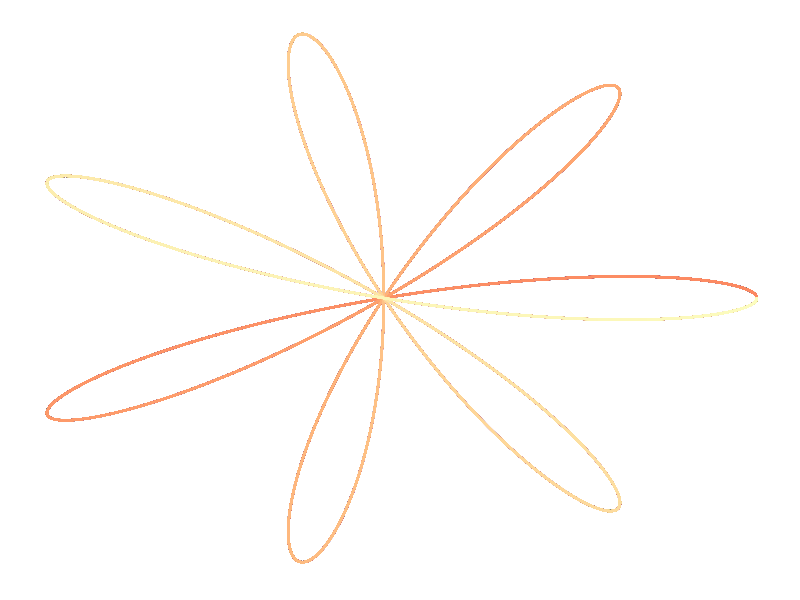
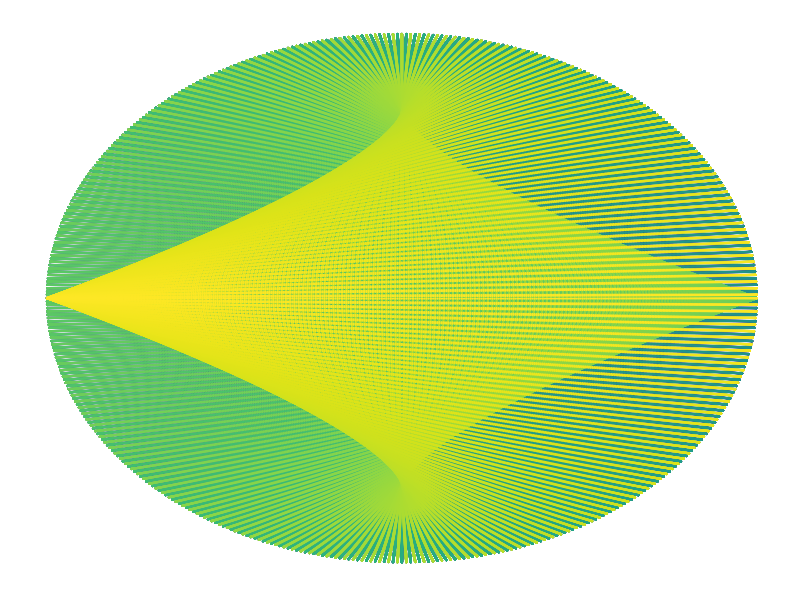

The R source for these figures, in order:
# http://mathworld.wolfram.com/Rose.html
# https://en.wikipedia.org/wiki/Rose_(mathematics)
library(viridis)
library(ggplot2)

custom_theme <- theme(legend.position  = "none",
            panel.background = element_rect(fill="white"),
            axis.ticks       = element_blank(),
            panel.grid       = element_blank(),
            axis.title       = element_blank(),
            axis.text        = element_blank())

params <- data.frame(n = c(7, 3/4, pi, sqrt(2), 500, 500), 
                     m = c(7, 3/4, pi, sqrt(2), 500, 250))
len <- 10e5
theta <- seq(-2*pi,2*pi, length=len)

for (i in range(1:nrow(params))) {
  n <- params[i, 1]
  m <- params[i, 2]
  df <- data.frame(x = 2 * cos(n*theta)*cos(theta), y = 2 * cos(m*theta)*sin(theta))
  ggplot(df, aes(x, y, color=theta)) + 
    geom_point(size = 0.1) + 
    custom_theme + 
    scale_color_viridis(option = sample(c("A", "B", "C", "D", "E"), 1))
  ggsave(paste0('images/rose', n, m, '.png'), dpi = 'retina')
}
